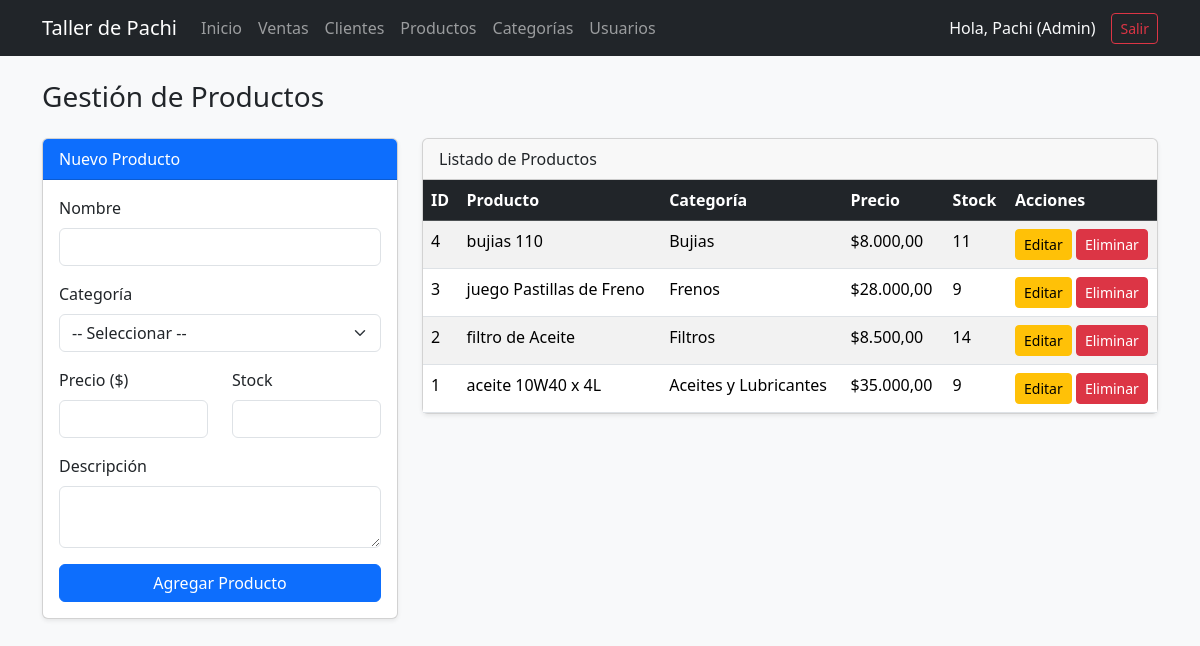
The app's page /productos.php (signed in) with its own data.
### tables this page shows
CREATE TABLE `productos` (
  `id_producto` int(11) NOT NULL,
  `nombre` varchar(100) NOT NULL,
  `descripcion` varchar(255) DEFAULT NULL,
  `precio` decimal(10,2) NOT NULL,
  `stock` int(11) NOT NULL DEFAULT 0,
  `id_categoria` int(11) NOT NULL
);

CREATE TABLE `categorias` (
  `id_categoria` int(11) NOT NULL,
  `nombre` varchar(100) NOT NULL,
  `descripcion` varchar(255) DEFAULT NULL
);

### productos.php (the view, shortened to what this page needs)
<?php
require_once "config/conexion.php";
$id_editar = "";
$nombre_editar = "";
$descripcion_editar = "";
$precio_editar = "";
$stock_editar = "";
$sql_lista = "SELECT p.*, c.nombre AS nombre_categoria
              FROM productos p
              INNER JOIN categorias c ON p.id_categoria = c.id_categoria
              ORDER BY p.id_producto DESC";
$productos = $conexion->query($sql_lista)->fetchAll();
?>
<!DOCTYPE html>
<html lang="es">
<head>
    <link href="https://cdn.jsdelivr.net/npm/bootstrap@5.3.3/dist/css/bootstrap.min.css" rel="stylesheet">
</head>
<body class="bg-light">
    <?php include "navbar.php"; ?>
    <div class="container">
        <h3 class="mb-4">Gestión de Productos</h3>
        <div class="row">
            <div class="col-md-4 mb-4">
                <div class="card shadow-sm">
                    <div class="card-header bg-primary text-white">
                        <?php echo ($id_editar != "") ? "Editar Producto" : "Nuevo Producto"; ?>
                    </div>
                    <div class="card-body">
                        <form method="POST" action="productos.php">
                            <div class="mb-3">
                                <label class="form-label">Nombre</label>
                                <input type="text" name="nombre" class="form-control" required
                                       value="<?php echo htmlspecialchars($nombre_editar); ?>">
                            </div>
                            <div class="mb-3">
                                <label class="form-label">Categoría</label>
                                <select name="id_categoria" class="form-select" required>
                                    <option value="">-- Seleccionar --</option>
                                </select>
                            </div>
                            <div class="row">
                                <div class="col-6 mb-3">
                                    <label class="form-label">Precio ($)</label>
                                    <input type="number" step="0.01" min="0" name="precio" class="form-control" required
                                           value="<?php echo $precio_editar; ?>">
                                </div>
                                <div class="col-6 mb-3">
                                    <label class="form-label">Stock</label>
                                    <input type="number" min="0" name="stock" class="form-control" required
                                           value="<?php echo $stock_editar; ?>">
                                </div>
                            </div>
                            <div class="mb-3">
                                <label class="form-label">Descripción</label>
                                <textarea name="descripcion" class="form-control" rows="2"><?php echo htmlspecialchars($descripcion_editar); ?></textarea>
                            </div>
                            <button type="submit" class="btn btn-primary w-100">
                                <?php echo ($id_editar != "") ? "Guardar Cambios" : "Agregar Producto"; ?>
                            </button>
                        </form>
                    </div>
                </div>
            </div>
            <div class="col-md-8">
                <div class="card shadow-sm">
                    <div class="card-header">Listado de Productos</div>
                    <div class="card-body p-0 table-responsive">
                        <table class="table table-striped table-hover mb-0">
                            <thead class="table-dark">
                                <tr>
                                    <th>ID</th>
                                    <th>Producto</th>
                                    <th>Categoría</th>
                                    <th>Precio</th>
                                    <th>Stock</th>
                                    <th style="width: 150px;">Acciones</th>
                                </tr>
                            </thead>
                            <tbody>
                                <?php foreach ($productos as $prod): ?>
                                    <tr>
                                        <td><?php echo $prod["id_producto"]; ?></td>
                                        <td><?php echo htmlspecialchars($prod["nombre"]); ?></td>
                                        <td><?php echo htmlspecialchars($prod["nombre_categoria"]); ?></td>
                                        <td>$<?php echo number_format($prod["precio"], 2, ",", "."); ?></td>
                                        <td><?php echo $prod["stock"]; ?></td>
                                        <td>
                                            <a href="productos.php?editar=<?php echo $prod["id_producto"]; ?>" class="btn btn-warning btn-sm">Editar</a>
                                            <a href="productos.php?eliminar=<?php echo $prod["id_producto"]; ?>" class="btn btn-danger btn-sm"
                                               onclick="return confirm('¿Seguro que querés eliminar este producto?');">Eliminar</a>
                                        </td>
                                    </tr>
                                <?php endforeach; ?>
                            </tbody>
                        </table>
                    </div>
                </div>
            </div>
        </div>
    </div>
</body>
</html>

### navbar.php (shortened to what this page needs)
<nav class="navbar navbar-expand-lg navbar-dark bg-dark mb-4">
    <div class="container">
        <a class="navbar-brand" href="index.php">Taller de Pachi</a>
        <div class="collapse navbar-collapse" id="menuPrincipal">
            <ul class="navbar-nav me-auto">
                <li class="nav-item">
                    <a class="nav-link" href="index.php">Inicio</a>
                </li>
                <li class="nav-item">
                    <a class="nav-link" href="ventas.php">Ventas</a>
                </li>
                <li class="nav-item">
                    <a class="nav-link" href="clientes.php">Clientes</a>
                </li>
                <li class="nav-item">
                    <a class="nav-link" href="productos.php">Productos</a>
                </li>
                <li class="nav-item">
                    <a class="nav-link" href="categorias.php">Categorías</a>
                </li>
                <li class="nav-item">
                    <a class="nav-link" href="usuarios.php">Usuarios</a>
                </li>
            </ul>
            <span class="navbar-text text-light me-3">
                Hola, <?php echo htmlspecialchars($_SESSION['nombre_usuario']); ?>
            </span>
            <a href="logout.php" class="btn btn-outline-danger btn-sm">Salir</a>
        </div>
    </div>
</nav>

### records on screen
productos: id_producto "4", nombre "bujias 110", id_categoria.nombre "Bujias", precio "8.000,00", stock "11"
productos: id_producto "3", nombre "juego Pastillas de Freno", id_categoria.nombre "Frenos", precio "28.000,00", stock "9"
productos: id_producto "2", nombre "filtro de Aceite", id_categoria.nombre "Filtros", precio "8.500,00", stock "14"
productos: id_producto "1", nombre "aceite 10W40 x 4L", id_categoria.nombre "Aceites y Lubricantes", precio "35.000,00", stock "9"

### other values on screen
$_SESSION['nombre_usuario'] "Pachi (Admin)"
